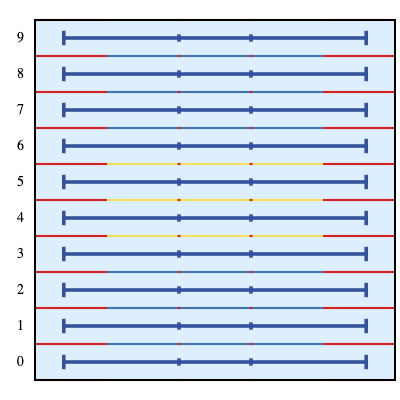
#> input picture videos/Swimming_pool_25m_10lanes.png, 400 x 400 px, given in place of image_deformee_exemple.png, which was not available
$ jupyter execute --allow-errors 'restaure vidéo déformée.ipynb'   (text cells are left out)
#> lines starting #> are read from the running program, lines starting #| are printed output that depends on the picture; pictures that were not available may be replaced by others from this repository, and a replacement may not be noted
[cell 1]
import numpy as np
import cv2 as cv
import glob
import rawpy
import re

# Termination criteria
criteria = (cv.TERM_CRITERIA_EPS + cv.TERM_CRITERIA_MAX_ITER, 30, 0.001)

# Prepare object points, like (0,0,0), (1,0,0), (2,0,0) ....,(6,5,0)
objp = np.zeros((7*7, 3), np.float32)
objp[:, :2] = np.mgrid[0:7, 0:7].T.reshape(-1, 2)

# Arrays to store object points and image points from all the images.
objpoints = []  # 3d point in real world space
imgpoints = []  # 2d points in image plane.

# Définir le numéro constant n
n = 15  # Remplacez par le numéro souhaité

# Récupérer toutes les images correspondant à A011_...
all_images = glob.glob('./images/calibration/*.dng')
images = [img for img in all_images if re.search(rf'A{n:03d}_', img)]

# Initialiser la variable pour suivre le plus faible mean_error
best_mean_error = float('inf')
best_image = None
best_ret, best_mtx, best_dist, best_rvecs, best_tvecs = None, None, None, None, None
i=0
img2= cv.imread('./images/image_deformee_exemple.png')
#> img2 is the input picture: shape (400, 400, 3); mean B, G, R 235.1, 219.5, 207.5
for fname in images:
    with rawpy.imread(fname) as raw:
        img = raw.postprocess()
        gray = cv.cvtColor(img, cv.COLOR_BGR2GRAY)

        # Find the chess board corners
        ret, corners = cv.findChessboardCorners(gray, (7, 7), None)

        # If found, add object points, image points (after refining them)
        if ret:
            objpoints.append(objp)
            corners2 = cv.cornerSubPix(gray, corners, (11, 11), (-1, -1), criteria)
            imgpoints.append(corners2)

            # Calibrate the camera
            ret, mtx, dist, rvecs, tvecs = cv.calibrateCamera(objpoints, imgpoints, gray.shape[::-1], None, None)
            h,  w = img2.shape[:2]
            newcameramtx, roi = cv.getOptimalNewCameraMatrix(mtx, dist, (w,h), 1, (w,h))
            print (w,h,roi)
            # undistort
            dst = cv.undistort(img2, mtx, dist, None, newcameramtx)
            cv.imwrite('./output/image_corrigee_'+str(n)+' '+str(i)+'.png', dst)
            i+=1
            # crop the image
            x, y, w, h = roi
            dst = dst[y:y+h, x:x+w]
            # Calculate the mean error
            mean_error = 0
            for i in range(len(objpoints)):
                imgpoints2, _ = cv.projectPoints(objpoints[i], rvecs[i], tvecs[i], mtx, dist)
                error = cv.norm(imgpoints[i], imgpoints2, cv.NORM_L2) / len(imgpoints2)
                mean_error += error

            mean_error /= len(objpoints)
            print(f"Image: {fname}, Mean Error: {mean_error}")

            # Vérifier si c'est le plus faible mean_error
            if mean_error < best_mean_error:
                best_mean_error = mean_error
                best_image = fname
                best_ret, best_mtx, best_dist, best_rvecs, best_tvecs = ret, mtx, dist, rvecs, tvecs

# Afficher le résultat final
if best_image:
    print(f"La meilleure image est {best_image} avec une erreur moyenne de {best_mean_error}")

else:
    print("Aucune image valide trouvée.")

[cell 2]
import numpy as np
import cv2 as cv

# Charger la vidéo
video_path = './videos/video_test_deformee.mp4'  # Remplacez par le chemin de votre vidéo
cap = cv.VideoCapture(video_path)

# Vérifier si la vidéo a été chargée correctement
if not cap.isOpened():
    print("Erreur : Impossible de charger la vidéo.")
    exit()

# Obtenir les dimensions de la vidéo
frame_width = int(cap.get(cv.CAP_PROP_FRAME_WIDTH))
frame_height = int(cap.get(cv.CAP_PROP_FRAME_HEIGHT))
fps = int(cap.get(cv.CAP_PROP_FPS))

# Calculer la nouvelle matrice de caméra pour la correction
#> (the rest of this cell did not finish here and is left out)

[cell 3]
import cv2 as cv
import os

root_dir = './videos/input/'

for dirpath, dirnames, filenames in os.walk(root_dir):
    for dirname in dirnames:
        subdir_path = os.path.join(dirpath, dirname)
        for dirpath2, dirnames2, filenames2 in os.walk(subdir_path):
            for file in filenames2:
                if file.lower().endswith(('.mp4', '.mov', '.avi', '.mkv')):  # Prend tous les formats vidéo courants
                    video_path = os.path.join(dirpath2, file)
                    print(f"Traitement de la vidéo : {video_path}")

                    cap = cv.VideoCapture(video_path)
                    if not cap.isOpened():
                        print(f"Erreur : impossible d'ouvrir la vidéo {video_path}")
                        continue
                    if not os.access(video_path, os.R_OK):
                        print("Le fichier n'est pas lisible par ce script.")
                        continue

                    ret, frame = cap.read()
                    cap.release()

                    if ret:
                        image_name = os.path.splitext(file)[0] + '.jpg'
                        output_image_path = os.path.join(dirpath2, image_name)
                        cv.imwrite(output_image_path, frame)
                        print(f"Image sauvegardée : {output_image_path}")
                    else:
                        print(f"Erreur : impossible de lire la première frame de {video_path}")

[cell 4]
import cv2
import numpy as np


# Charger et redimensionner l'image
img = cv2.imread('./images/image_deformee_exemple.png')  # Remplacez par le chemin de votre image
img = cv2.resize(img, (1024, 540))
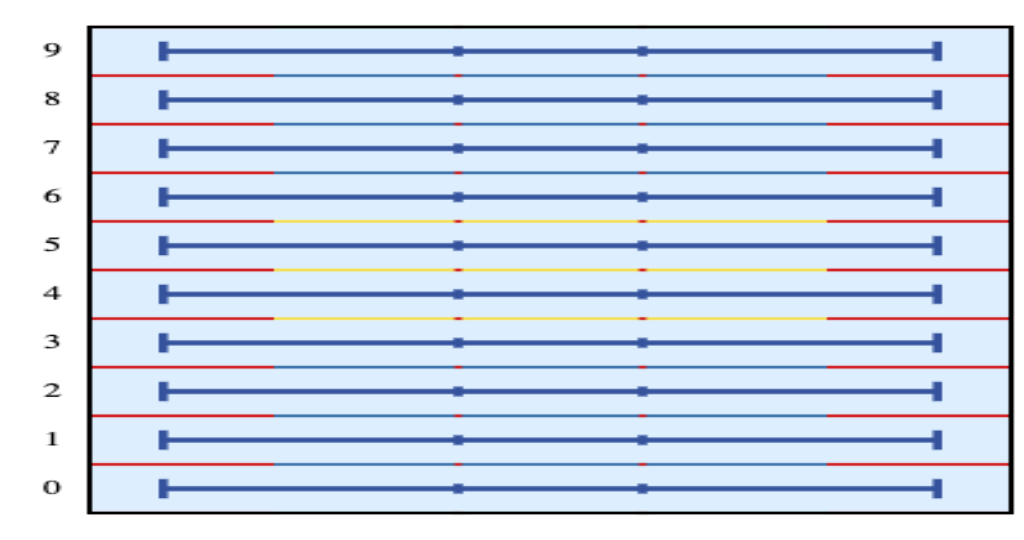
#> img: shape (540, 1024, 3); mean B, G, R 235.1, 219.5, 207.4

h, w = img.shape[:2]
#> h = 540; w = 1024
cx, cy = w // 2, h // 2  # Centre de l'image
#> cx = 512; cy = 270

# Variables globales
clicked_points = []
k_value = -0.1
distorted_img = None


def distort_image(img, k):
#> called with k = -0.1
    x, y = np.meshgrid(np.arange(w), np.arange(h))
    x_norm = (x - cx) / cx
    y_norm = (y - cy) / cy
    r = np.sqrt(x_norm**2 + y_norm**2)
    r_new = r + k * (r**3)
    r_nonzero = np.where(r == 0, 1, r)
    x_new = cx + (x_norm / r_nonzero) * r_new * cx
    y_new = cy + (y_norm / r_nonzero) * r_new * cy
    return cv2.remap(img, x_new.astype(np.float32), y_new.astype(np.float32), interpolation=cv2.INTER_LINEAR, borderMode=cv2.BORDER_CONSTANT)
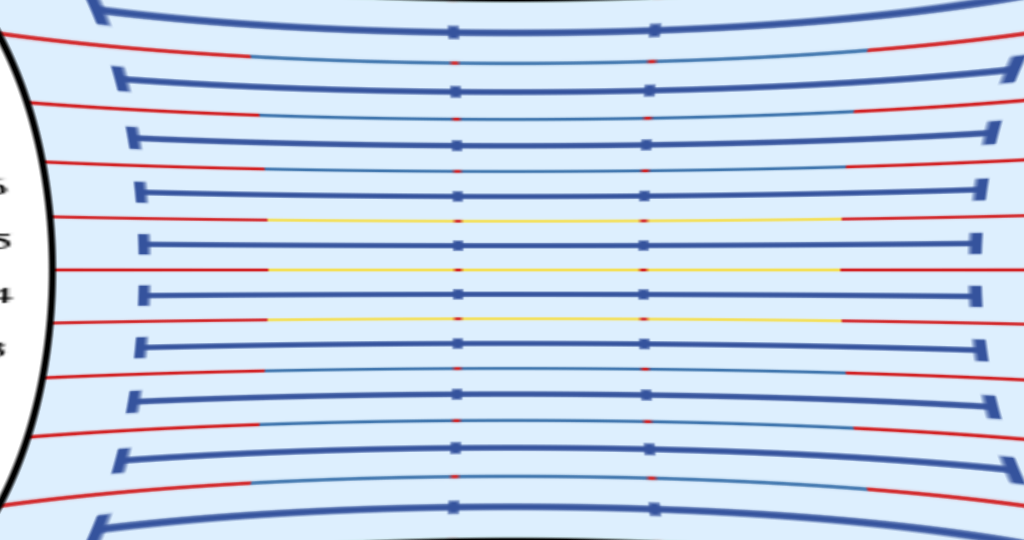
#> returned value: shape (540, 1024, 3); mean of channels 0, 1, 2 234.4, 214.9, 200.5; drawn as B, G, R


def distort_points(points, cx, cy, k):
    points = np.array(points, dtype=np.float32)
    x = points[:, 0]
    y = points[:, 1]
    x_norm = (x - cx) / cx
    y_norm = (y - cy) / cy
    r = np.sqrt(x_norm**2 + y_norm**2)
    r_new = r + k * (r**3)
    r_nonzero = np.where(r == 0, 1, r)
    x_new = cx + (x_norm / r_nonzero) * r_new * cx
    y_new = cy + (y_norm / r_nonzero) * r_new * cy
    return list(zip(x_new, y_new))


def update_display():
    global distorted_img
    distorted_img = distort_image(img, k_value)
    display_img = distorted_img.copy()

    if len(clicked_points) == 2:
        distorted_pts = distort_points(clicked_points, cx, cy, k_value)
        pt1 = tuple(map(int, distorted_pts[0]))
        pt2 = tuple(map(int, distorted_pts[1]))
        cv2.line(display_img, pt1, pt2, (255, 0, 0), 2)
        for pt in [pt1, pt2]:
            cv2.circle(display_img, pt, 5, (0, 255, 0), -1)

    cv2.imshow('Effet lentille', display_img)


def on_mouse(event, x, y, flags, param):
    global clicked_points
    if event == cv2.EVENT_LBUTTONDOWN:
        if len(clicked_points) < 2:
            clicked_points.append((x, y))
        else:
            clicked_points = [(x, y)]
        update_display()


def on_trackbar(val):
    global k_value
    k_value = (val - 100) / 1000.0  # de -0.1 à 0.1
    update_display()
#> call 2 of distort_image, with k = -0.01
#> in distort_image (call 2), `return cv2.remap(img, x_new.astype(np.float32), y_new.astype(np.float3..`:
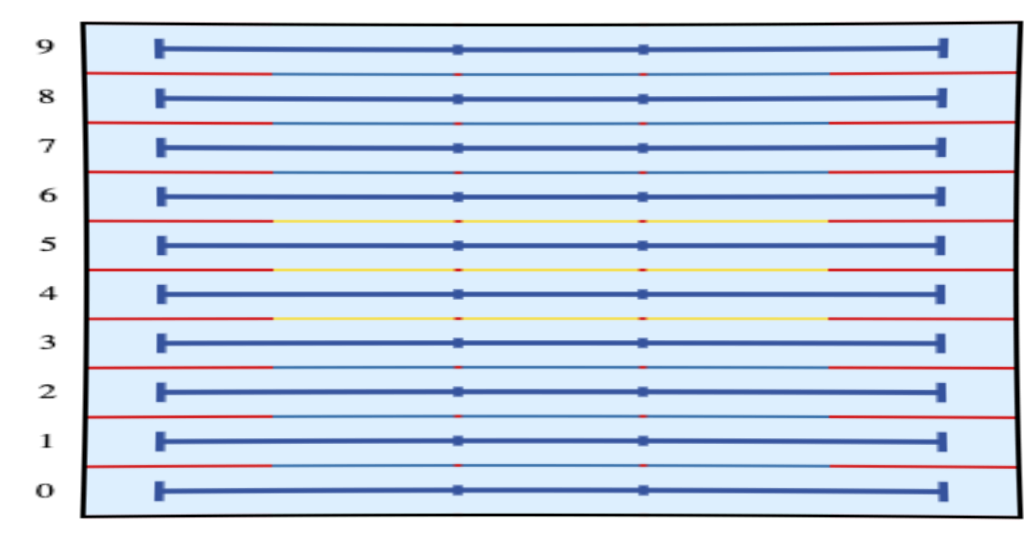
#> returned value: shape (540, 1024, 3); mean of channels 0, 1, 2 234.5, 218.6, 206.3; drawn as B, G, R


# Création fenêtre
cv2.namedWindow('Effet lentille', cv2.WINDOW_NORMAL)
cv2.resizeWindow('Effet lentille', 1024, 540)
cv2.setMouseCallback('Effet lentille', on_mouse)
cv2.createTrackbar('k', 'Effet lentille', 90, 200, on_trackbar)

update_display()
cv2.waitKey(0)
cv2.destroyAllWindows()

[cell 5]
import cv2
import numpy as np
import os


def process_video(input_path, output_path, k, target_width=1024):
#> called with input_path = './videos/input.mp4', output_path = './videos/output_distorted.mp4', k = -0.01, target_width = 1024
    cap = cv2.VideoCapture(input_path)
    if not cap.isOpened():
        print(f"Erreur : impossible d'ouvrir la vidéo {input_path}")
        return

    # Lire les propriétés
    fps = cap.get(cv2.CAP_PROP_FPS)
    frame_count = int(cap.get(cv2.CAP_PROP_FRAME_COUNT))
    original_width = int(cap.get(cv2.CAP_PROP_FRAME_WIDTH))
    original_height = int(cap.get(cv2.CAP_PROP_FRAME_HEIGHT))

    # Redimensionnement pour correspondre à ce que l'utilisateur a vu (par défaut 1024x540)
    scale = target_width / original_width
    target_height = int(original_height * scale)
    cx, cy = target_width // 2, target_height // 2

    # Préparer le writer
    fourcc = cv2.VideoWriter_fourcc(*'mp4v')
    out = cv2.VideoWriter(output_path, fourcc, fps, (target_width, target_height))

    # Pré-calculer la distorsion (meshgrid)
    x, y = np.meshgrid(np.arange(target_width), np.arange(target_height))
    x_norm = (x - cx) / cx
    y_norm = (y - cy) / cy
    r = np.sqrt(x_norm**2 + y_norm**2)
    r_new = r + k * (r**3)
    r_nonzero = np.where(r == 0, 1, r)
    map_x = cx + (x_norm / r_nonzero) * r_new * cx
    map_y = cy + (y_norm / r_nonzero) * r_new * cy
    map_x = map_x.astype(np.float32)
    map_y = map_y.astype(np.float32)

    print("Début du traitement de la vidéo...")

    frame_index = 0
    while True:
        ret, frame = cap.read()
        if not ret:
            break

        # Redimensionner
        frame = cv2.resize(frame, (target_width, target_height))
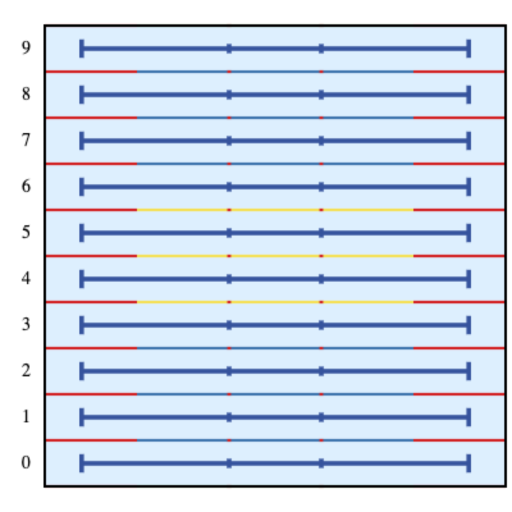
#> frame: shape (1024, 1024, 3) (shown at 1/2 size); mean B, G, R 235.1, 219.5, 207.5

        # Appliquer la distorsion
        distorted_frame = cv2.remap(frame, map_x, map_y, interpolation=cv2.INTER_LINEAR, borderMode=cv2.BORDER_CONSTANT)
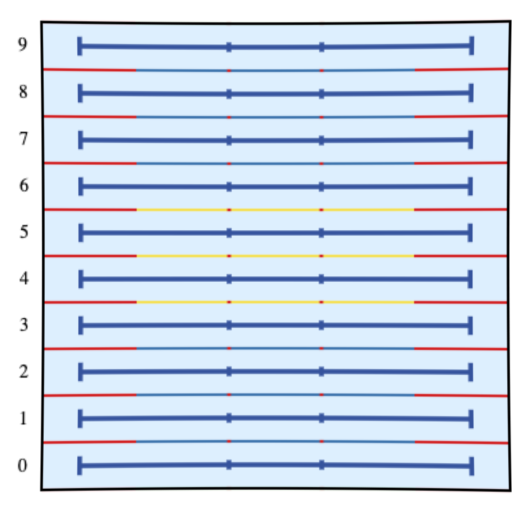
#> distorted_frame: shape (1024, 1024, 3) (shown at 1/2 size); mean B, G, R 234.6, 218.6, 206.3
        out.write(distorted_frame)

        frame_index += 1
        if frame_index % 50 == 0:
            print(f"Frame {frame_index}/{frame_count} traitée...")

    cap.release()
    out.release()
    print(f" Vidéo enregistrée à : {output_path}")


# Appliquer à une vidéo
input_video = './videos/input.mp4'  # Mets ici ton chemin d'entrée
output_video = './videos/output_distorted.mp4'  # Chemin de sortie
process_video(input_video, output_video, k_value)
